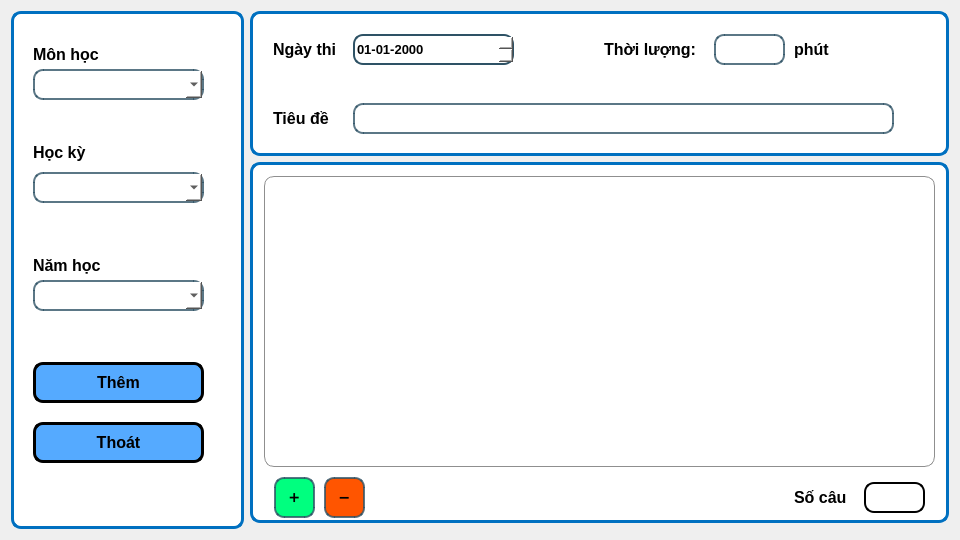
<?xml version="1.0" encoding="UTF-8"?>
<ui version="4.0">
 <class>man_hinh_soan_de_thi</class>
 <widget class="QWidget" name="man_hinh_soan_de_thi">
  <property name="geometry">
   <rect>
    <x>0</x>
    <y>0</y>
    <width>960</width>
    <height>540</height>
   </rect>
  </property>
  <property name="windowTitle">
   <string>Form</string>
  </property>
  <layout class="QGridLayout" name="gridLayout" rowstretch="2,5,0" columnstretch="1,3">
   <item row="0" column="0" rowspan="3">
    <widget class="QGroupBox" name="groupBox">
     <property name="styleSheet">
      <string notr="true">border: 3px solid rgb(0, 112, 192);
border-radius: 10px;
background-color: rgb(255, 255, 255);</string>
     </property>
     <property name="title">
      <string/>
     </property>
     <layout class="QVBoxLayout" name="verticalLayout" stretch="1,1,1,2">
      <property name="topMargin">
       <number>0</number>
      </property>
      <property name="bottomMargin">
       <number>10</number>
      </property>
      <item>
       <widget class="QGroupBox" name="groupBox_4">
        <property name="styleSheet">
         <string notr="true">border: None;</string>
        </property>
        <property name="title">
         <string/>
        </property>
        <widget class="QComboBox" name="mon_hoc">
         <property name="geometry">
          <rect>
           <x>10</x>
           <y>55</y>
           <width>171</width>
           <height>31</height>
          </rect>
         </property>
         <property name="styleSheet">
          <string notr="true">border: 2px solid rgba(46, 82, 101, 200);
background-color: rgb(255,255,255);</string>
         </property>
        </widget>
        <widget class="QLabel" name="label">
         <property name="geometry">
          <rect>
           <x>10</x>
           <y>30</y>
           <width>91</width>
           <height>20</height>
          </rect>
         </property>
         <property name="font">
          <font>
           <family>Tahoma</family>
           <pointsize>12</pointsize>
           <bold>true</bold>
          </font>
         </property>
         <property name="text">
          <string>Môn học</string>
         </property>
        </widget>
       </widget>
      </item>
      <item>
       <widget class="QGroupBox" name="groupBox_5">
        <property name="styleSheet">
         <string notr="true">border: None;</string>
        </property>
        <property name="title">
         <string/>
        </property>
        <widget class="QComboBox" name="hoc_ky">
         <property name="geometry">
          <rect>
           <x>10</x>
           <y>55</y>
           <width>171</width>
           <height>31</height>
          </rect>
         </property>
         <property name="styleSheet">
          <string notr="true">border: 2px solid rgba(46, 82, 101, 200);
background-color: rgb(255,255,255);</string>
         </property>
        </widget>
        <widget class="QLabel" name="label_2">
         <property name="geometry">
          <rect>
           <x>10</x>
           <y>20</y>
           <width>81</width>
           <height>31</height>
          </rect>
         </property>
         <property name="font">
          <font>
           <family>Tahoma</family>
           <pointsize>12</pointsize>
           <bold>true</bold>
          </font>
         </property>
         <property name="text">
          <string>Học kỳ</string>
         </property>
        </widget>
       </widget>
      </item>
      <item>
       <widget class="QGroupBox" name="groupBox_6">
        <property name="styleSheet">
         <string notr="true">border: None;</string>
        </property>
        <property name="title">
         <string/>
        </property>
        <widget class="QComboBox" name="nam_hoc">
         <property name="geometry">
          <rect>
           <x>10</x>
           <y>60</y>
           <width>171</width>
           <height>31</height>
          </rect>
         </property>
         <property name="styleSheet">
          <string notr="true">border: 2px solid rgba(46, 82, 101, 200);
background-color: rgb(255,255,255);</string>
         </property>
        </widget>
        <widget class="QLabel" name="label_3">
         <property name="geometry">
          <rect>
           <x>10</x>
           <y>35</y>
           <width>91</width>
           <height>20</height>
          </rect>
         </property>
         <property name="font">
          <font>
           <family>Tahoma</family>
           <pointsize>12</pointsize>
           <bold>true</bold>
          </font>
         </property>
         <property name="text">
          <string>Năm học</string>
         </property>
        </widget>
       </widget>
      </item>
      <item>
       <widget class="QGroupBox" name="groupBox_7">
        <property name="styleSheet">
         <string notr="true">border: None;</string>
        </property>
        <property name="title">
         <string/>
        </property>
        <widget class="QPushButton" name="them">
         <property name="geometry">
          <rect>
           <x>10</x>
           <y>40</y>
           <width>171</width>
           <height>41</height>
          </rect>
         </property>
         <property name="font">
          <font>
           <family>Tahoma</family>
           <pointsize>12</pointsize>
           <bold>true</bold>
          </font>
         </property>
         <property name="styleSheet">
          <string notr="true">border: 3px solid rgb(0,0,0);
background-color: rgb(85, 170, 255);</string>
         </property>
         <property name="text">
          <string>Thêm</string>
         </property>
         <property name="icon">
          <iconset>
           <normalon>:/images/6_n.png</normalon>
          </iconset>
         </property>
        </widget>
        <widget class="QPushButton" name="thoat">
         <property name="geometry">
          <rect>
           <x>10</x>
           <y>100</y>
           <width>171</width>
           <height>41</height>
          </rect>
         </property>
         <property name="font">
          <font>
           <family>Tahoma</family>
           <pointsize>12</pointsize>
           <bold>true</bold>
          </font>
         </property>
         <property name="styleSheet">
          <string notr="true">border: 3px solid rgb(0,0,0);
background-color: rgb(85, 170, 255);</string>
         </property>
         <property name="text">
          <string>Thoát</string>
         </property>
         <property name="icon">
          <iconset>
           <normalon>:/images/32_n.png</normalon>
          </iconset>
         </property>
        </widget>
       </widget>
      </item>
     </layout>
    </widget>
   </item>
   <item row="0" column="1">
    <widget class="QGroupBox" name="groupBox_2">
     <property name="styleSheet">
      <string notr="true">border: 3px solid rgb(0, 112, 192);
border-radius: 10px;
background-color: rgb(255, 255, 255);</string>
     </property>
     <property name="title">
      <string/>
     </property>
     <widget class="QGroupBox" name="groupBox_10">
      <property name="geometry">
       <rect>
        <x>13</x>
        <y>77</y>
        <width>672</width>
        <height>56</height>
       </rect>
      </property>
      <property name="styleSheet">
       <string notr="true">border: None;
</string>
      </property>
      <property name="title">
       <string/>
      </property>
      <widget class="QLineEdit" name="tieu_de">
       <property name="geometry">
        <rect>
         <x>90</x>
         <y>15</y>
         <width>541</width>
         <height>31</height>
        </rect>
       </property>
       <property name="styleSheet">
        <string notr="true">border: 2px solid rgba(46, 82, 101, 200);
border-radius: 10px;
padding: 0 8px;
selection-background-color: darkgray;
font-size: 16px;</string>
       </property>
      </widget>
      <widget class="QLabel" name="label_6">
       <property name="geometry">
        <rect>
         <x>10</x>
         <y>20</y>
         <width>71</width>
         <height>20</height>
        </rect>
       </property>
       <property name="font">
        <font>
         <family>Tahoma</family>
         <pointsize>12</pointsize>
         <bold>true</bold>
        </font>
       </property>
       <property name="text">
        <string>Tiêu đề</string>
       </property>
      </widget>
     </widget>
     <widget class="QGroupBox" name="groupBox_8">
      <property name="geometry">
       <rect>
        <x>13</x>
        <y>13</y>
        <width>281</width>
        <height>57</height>
       </rect>
      </property>
      <property name="styleSheet">
       <string notr="true">border: None;</string>
      </property>
      <property name="title">
       <string/>
      </property>
      <widget class="QLabel" name="label_4">
       <property name="geometry">
        <rect>
         <x>10</x>
         <y>10</y>
         <width>71</width>
         <height>31</height>
        </rect>
       </property>
       <property name="font">
        <font>
         <family>Tahoma</family>
         <pointsize>12</pointsize>
         <bold>true</bold>
        </font>
       </property>
       <property name="text">
        <string>Ngày thi</string>
       </property>
      </widget>
      <widget class="QDateEdit" name="ngay_thi">
       <property name="geometry">
        <rect>
         <x>90</x>
         <y>10</y>
         <width>161</width>
         <height>31</height>
        </rect>
       </property>
       <property name="font">
        <font>
         <family>Tahoma</family>
         <pointsize>10</pointsize>
         <bold>true</bold>
        </font>
       </property>
       <property name="styleSheet">
        <string notr="true">border: 2px solid rgb(46, 82, 101);
</string>
       </property>
       <property name="displayFormat">
        <string>dd-MM-yyyy</string>
       </property>
      </widget>
     </widget>
     <widget class="QGroupBox" name="groupBox_9">
      <property name="geometry">
       <rect>
        <x>314</x>
        <y>13</y>
        <width>371</width>
        <height>57</height>
       </rect>
      </property>
      <property name="styleSheet">
       <string notr="true">border: None;</string>
      </property>
      <property name="title">
       <string/>
      </property>
      <widget class="QLineEdit" name="thoi_luong">
       <property name="geometry">
        <rect>
         <x>150</x>
         <y>10</y>
         <width>71</width>
         <height>31</height>
        </rect>
       </property>
       <property name="styleSheet">
        <string notr="true">border: 2px solid rgba(46, 82, 101, 200);
border-radius: 10px;
padding: 0 8px;
selection-background-color: darkgray;
font-size: 16px;</string>
       </property>
      </widget>
      <widget class="QLabel" name="label_5">
       <property name="geometry">
        <rect>
         <x>40</x>
         <y>10</y>
         <width>101</width>
         <height>31</height>
        </rect>
       </property>
       <property name="font">
        <font>
         <family>Tahoma</family>
         <pointsize>12</pointsize>
         <bold>true</bold>
        </font>
       </property>
       <property name="text">
        <string>Thời lượng:</string>
       </property>
      </widget>
      <widget class="QLabel" name="label_8">
       <property name="geometry">
        <rect>
         <x>230</x>
         <y>10</y>
         <width>55</width>
         <height>31</height>
        </rect>
       </property>
       <property name="font">
        <font>
         <family>Tahoma</family>
         <pointsize>12</pointsize>
         <bold>true</bold>
        </font>
       </property>
       <property name="text">
        <string>phút</string>
       </property>
      </widget>
     </widget>
    </widget>
   </item>
   <item row="1" column="1">
    <widget class="QGroupBox" name="groupBox_3">
     <property name="styleSheet">
      <string notr="true">border: 3px solid rgb(0, 112, 192);
border-radius: 10px;
background-color: rgb(255, 255, 255);</string>
     </property>
     <property name="title">
      <string/>
     </property>
     <widget class="QTableWidget" name="danh_sach_cau_hoi">
      <property name="geometry">
       <rect>
        <x>14</x>
        <y>14</y>
        <width>671</width>
        <height>291</height>
       </rect>
      </property>
      <property name="styleSheet">
       <string notr="true">border: 1px solid rgb(143, 143, 143)</string>
      </property>
     </widget>
     <widget class="QGroupBox" name="groupBox_11">
      <property name="geometry">
       <rect>
        <x>14</x>
        <y>315</y>
        <width>670</width>
        <height>41</height>
       </rect>
      </property>
      <property name="styleSheet">
       <string notr="true">border: None;</string>
      </property>
      <property name="title">
       <string/>
      </property>
      <widget class="QPushButton" name="xoa_cau_hoi">
       <property name="geometry">
        <rect>
         <x>60</x>
         <y>0</y>
         <width>41</width>
         <height>41</height>
        </rect>
       </property>
       <property name="font">
        <font>
         <family>Tahoma</family>
         <pointsize>10</pointsize>
         <bold>true</bold>
        </font>
       </property>
       <property name="styleSheet">
        <string notr="true">border: 2px solid rgba(46, 82, 101, 200);
background-color: rgb(255, 85, 0);</string>
       </property>
       <property name="text">
        <string>➖</string>
       </property>
      </widget>
      <widget class="QPushButton" name="them_cau_hoi">
       <property name="geometry">
        <rect>
         <x>10</x>
         <y>0</y>
         <width>41</width>
         <height>41</height>
        </rect>
       </property>
       <property name="font">
        <font>
         <family>Tahoma</family>
         <pointsize>10</pointsize>
         <bold>true</bold>
        </font>
       </property>
       <property name="styleSheet">
        <string notr="true">border: 2px solid rgba(46, 82, 101, 200);
background-color: rgb(0, 255, 127);</string>
       </property>
       <property name="text">
        <string>➕</string>
       </property>
      </widget>
      <widget class="QLabel" name="label_7">
       <property name="geometry">
        <rect>
         <x>530</x>
         <y>5</y>
         <width>61</width>
         <height>31</height>
        </rect>
       </property>
       <property name="font">
        <font>
         <family>Tahoma</family>
         <pointsize>12</pointsize>
         <bold>true</bold>
        </font>
       </property>
       <property name="text">
        <string>Số câu</string>
       </property>
      </widget>
      <widget class="QLineEdit" name="so_cau">
       <property name="geometry">
        <rect>
         <x>600</x>
         <y>5</y>
         <width>61</width>
         <height>31</height>
        </rect>
       </property>
       <property name="styleSheet">
        <string notr="true">border: 2px solid rgb(0, 0, 0);
border-radius: 10px;
padding: 0 8px;
selection-background-color: darkgray;
font-size: 16px;</string>
       </property>
      </widget>
     </widget>
    </widget>
   </item>
  </layout>
 </widget>
 <resources>
  <include location="../../resource.qrc"/>
 </resources>
 <connections/>
</ui>
